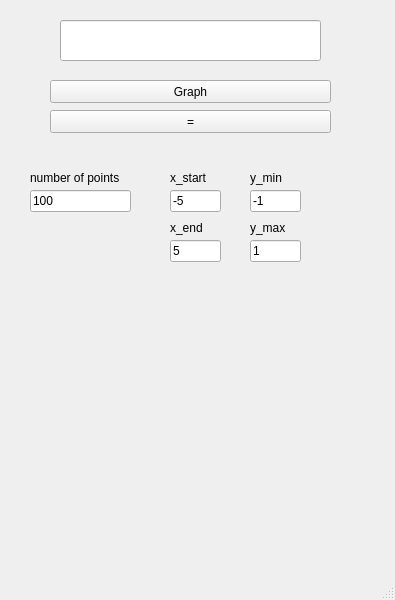
<?xml version="1.0" encoding="UTF-8"?>
<ui version="4.0">
 <class>MainWindow</class>
 <widget class="QMainWindow" name="MainWindow">
  <property name="geometry">
   <rect>
    <x>0</x>
    <y>0</y>
    <width>395</width>
    <height>600</height>
   </rect>
  </property>
  <property name="windowTitle">
   <string>MainWindow</string>
  </property>
  <widget class="QWidget" name="centralwidget">
   <widget class="QLineEdit" name="line_edit">
    <property name="geometry">
     <rect>
      <x>60</x>
      <y>20</y>
      <width>261</width>
      <height>41</height>
     </rect>
    </property>
    <property name="text">
     <string/>
    </property>
   </widget>
   <widget class="QPushButton" name="equals_btn">
    <property name="geometry">
     <rect>
      <x>50</x>
      <y>110</y>
      <width>281</width>
      <height>23</height>
     </rect>
    </property>
    <property name="text">
     <string>=</string>
    </property>
   </widget>
   <widget class="QPushButton" name="graphButton">
    <property name="geometry">
     <rect>
      <x>50</x>
      <y>80</y>
      <width>281</width>
      <height>23</height>
     </rect>
    </property>
    <property name="text">
     <string>Graph</string>
    </property>
   </widget>
   <widget class="QLineEdit" name="number_of_points">
    <property name="geometry">
     <rect>
      <x>30</x>
      <y>190</y>
      <width>101</width>
      <height>22</height>
     </rect>
    </property>
    <property name="text">
     <string>100</string>
    </property>
   </widget>
   <widget class="QLabel" name="label">
    <property name="geometry">
     <rect>
      <x>30</x>
      <y>170</y>
      <width>111</width>
      <height>16</height>
     </rect>
    </property>
    <property name="text">
     <string>number of points</string>
    </property>
   </widget>
   <widget class="QLineEdit" name="x_start">
    <property name="geometry">
     <rect>
      <x>170</x>
      <y>190</y>
      <width>51</width>
      <height>22</height>
     </rect>
    </property>
    <property name="text">
     <string>-5</string>
    </property>
   </widget>
   <widget class="QLabel" name="label_2">
    <property name="geometry">
     <rect>
      <x>170</x>
      <y>170</y>
      <width>58</width>
      <height>15</height>
     </rect>
    </property>
    <property name="text">
     <string>x_start</string>
    </property>
   </widget>
   <widget class="QLabel" name="label_3">
    <property name="geometry">
     <rect>
      <x>170</x>
      <y>220</y>
      <width>58</width>
      <height>15</height>
     </rect>
    </property>
    <property name="text">
     <string>x_end</string>
    </property>
   </widget>
   <widget class="QLineEdit" name="x_end">
    <property name="geometry">
     <rect>
      <x>170</x>
      <y>240</y>
      <width>51</width>
      <height>22</height>
     </rect>
    </property>
    <property name="text">
     <string>5</string>
    </property>
   </widget>
   <widget class="QLineEdit" name="y_min">
    <property name="geometry">
     <rect>
      <x>250</x>
      <y>190</y>
      <width>51</width>
      <height>22</height>
     </rect>
    </property>
    <property name="text">
     <string>-1</string>
    </property>
   </widget>
   <widget class="QLineEdit" name="y_max">
    <property name="geometry">
     <rect>
      <x>250</x>
      <y>240</y>
      <width>51</width>
      <height>22</height>
     </rect>
    </property>
    <property name="text">
     <string>1</string>
    </property>
   </widget>
   <widget class="QLabel" name="label_4">
    <property name="geometry">
     <rect>
      <x>250</x>
      <y>170</y>
      <width>58</width>
      <height>15</height>
     </rect>
    </property>
    <property name="text">
     <string>y_min</string>
    </property>
   </widget>
   <widget class="QLabel" name="label_5">
    <property name="geometry">
     <rect>
      <x>250</x>
      <y>220</y>
      <width>58</width>
      <height>15</height>
     </rect>
    </property>
    <property name="text">
     <string>y_max</string>
    </property>
   </widget>
   <widget class="QCustomPlot" name="customPlot" native="true">
    <property name="geometry">
     <rect>
      <x>19</x>
      <y>279</y>
      <width>361</width>
      <height>271</height>
     </rect>
    </property>
   </widget>
  </widget>
  <widget class="QMenuBar" name="menubar">
   <property name="geometry">
    <rect>
     <x>0</x>
     <y>0</y>
     <width>395</width>
     <height>20</height>
    </rect>
   </property>
  </widget>
  <widget class="QStatusBar" name="statusbar"/>
 </widget>
 <customwidgets>
  <customwidget>
   <class>QCustomPlot</class>
   <extends>QWidget</extends>
   <header>qcustomplot.h</header>
   <container>1</container>
  </customwidget>
 </customwidgets>
 <resources/>
 <connections/>
</ui>
